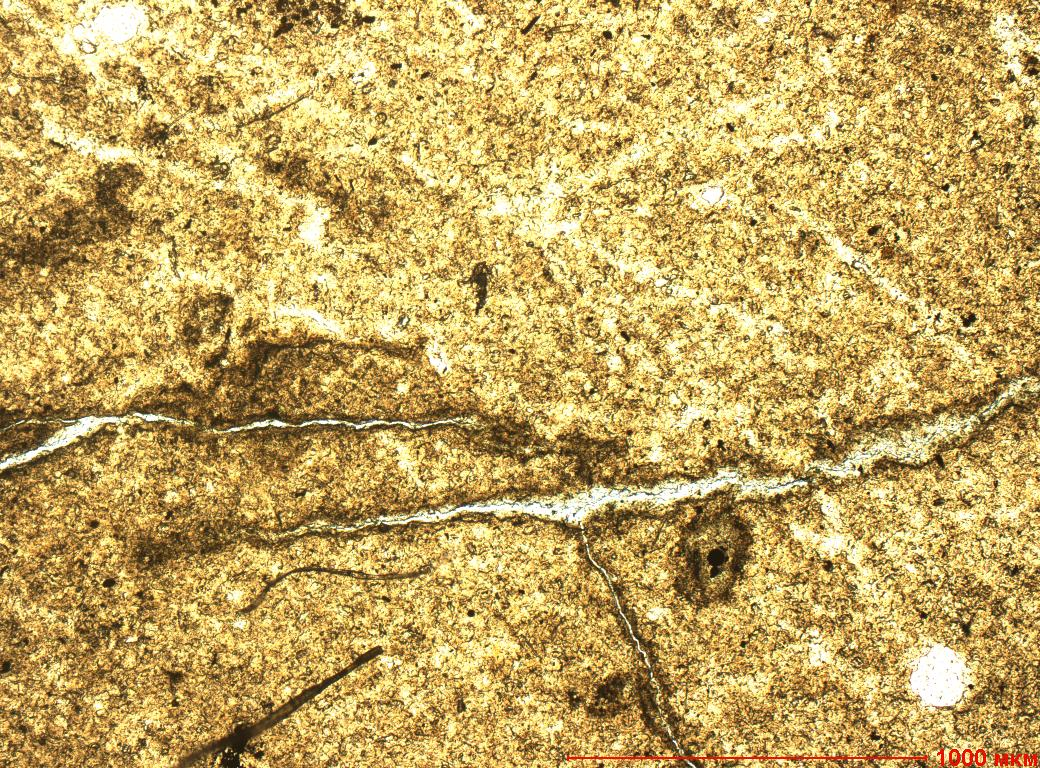
#> input picture paint0.jpeg, 1040 x 768 px
$ python -i ImageLoad.py   (imports and definitions only)   (older library calls are emulated)
#> lines starting #> are read from the running program, lines starting #| are printed output that depends on the picture; after the words box and inside, x2 and y2 are one past the last pixel; in counts of white or black regions, pixels touching at a corner belong together
#> further down, picture is the input picture: shape (768, 1040, 3); mean B, G, R 95.6, 166.2, 193.3
import cv2
import numpy as np
import skimage.exposure as exposure


class processedImage():
    def __init__(self, image):
        self.blur = cv2.bilateralFilter(image, 9, 150, 150)
        self.gray = cv2.cvtColor(self.blur, cv2.COLOR_BGR2GRAY)

        # apply sobel derivatives
        sobelx = cv2.Sobel(self.gray,cv2.CV_64F,1,0,ksize=3)
        sobely = cv2.Sobel(self.gray,cv2.CV_64F,0,1,ksize=3)
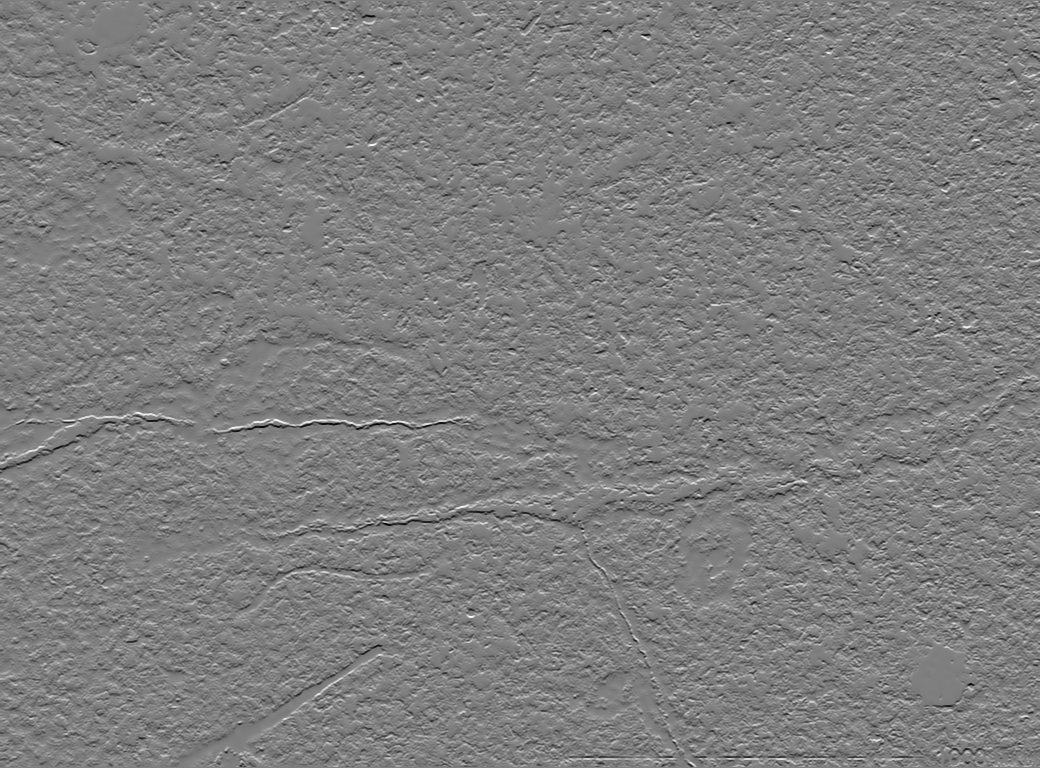
#> sobely: shape (768, 1040) float64; min -720, max 727, mean -0.3; drawn with min black and max white
        # square
        sobelx2 = cv2.multiply(sobelx,sobelx)
        sobely2 = cv2.multiply(sobely,sobely)
        # add together and take square root
        sobel_magnitude = cv2.sqrt(sobelx2 + sobely2)
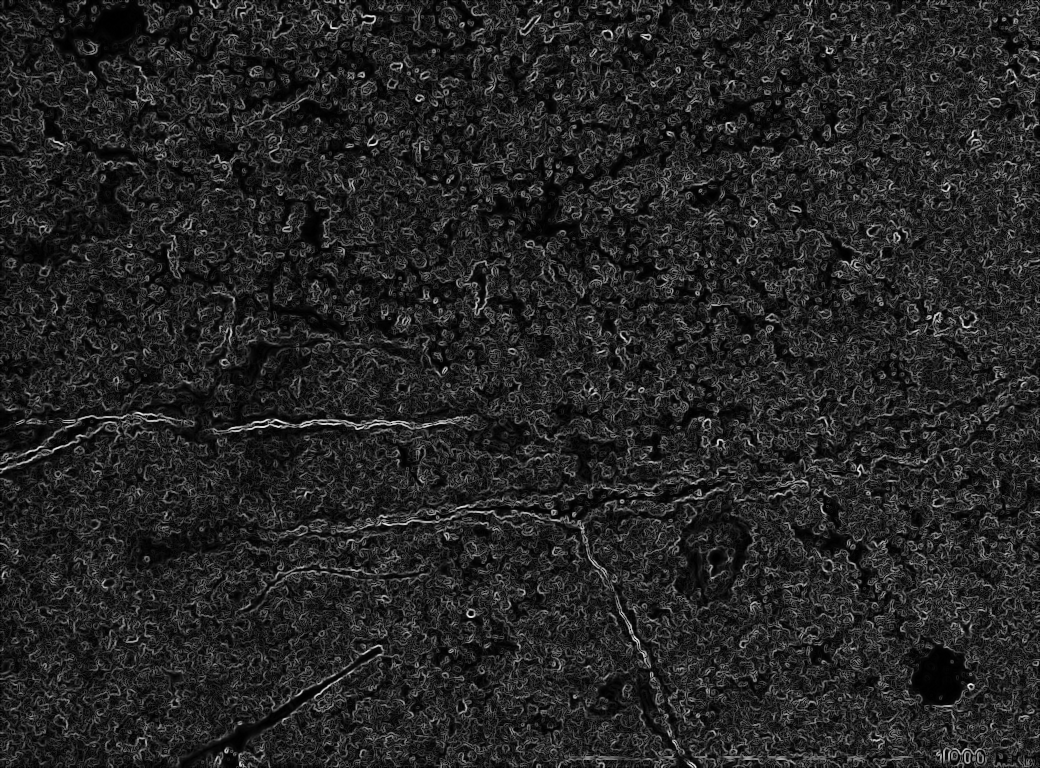
#> sobel_magnitude: shape (768, 1040) float64; min 0, max 796.2, mean 116.4; drawn with min black and max white
        # normalize to range 0 to 255 and clip negatives
        self.sobel_magnitude = exposure.rescale_intensity(sobel_magnitude, in_range='image', out_range=(0,255)).clip(80,255).astype(np.uint8)
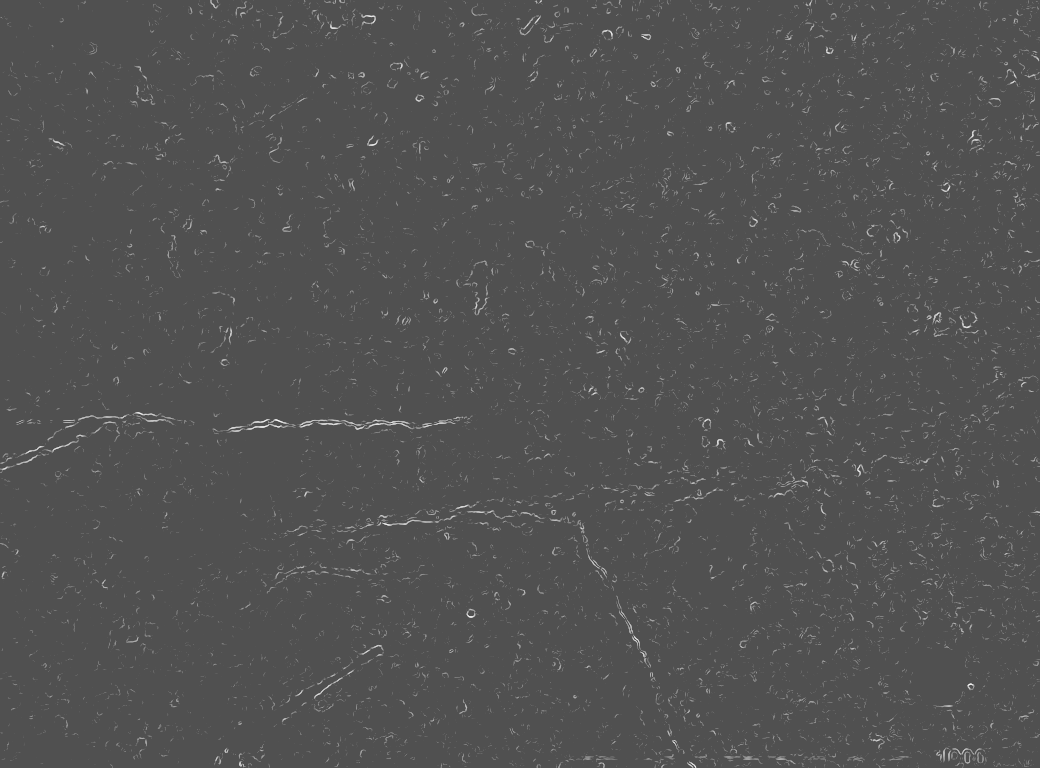
#> self.sobel_magnitude: shape (768, 1040); min 80, max 255, mean 82.1
        ret, self.thresh = cv2.threshold(self.sobel_magnitude, 138, 255, cv2.THRESH_BINARY)
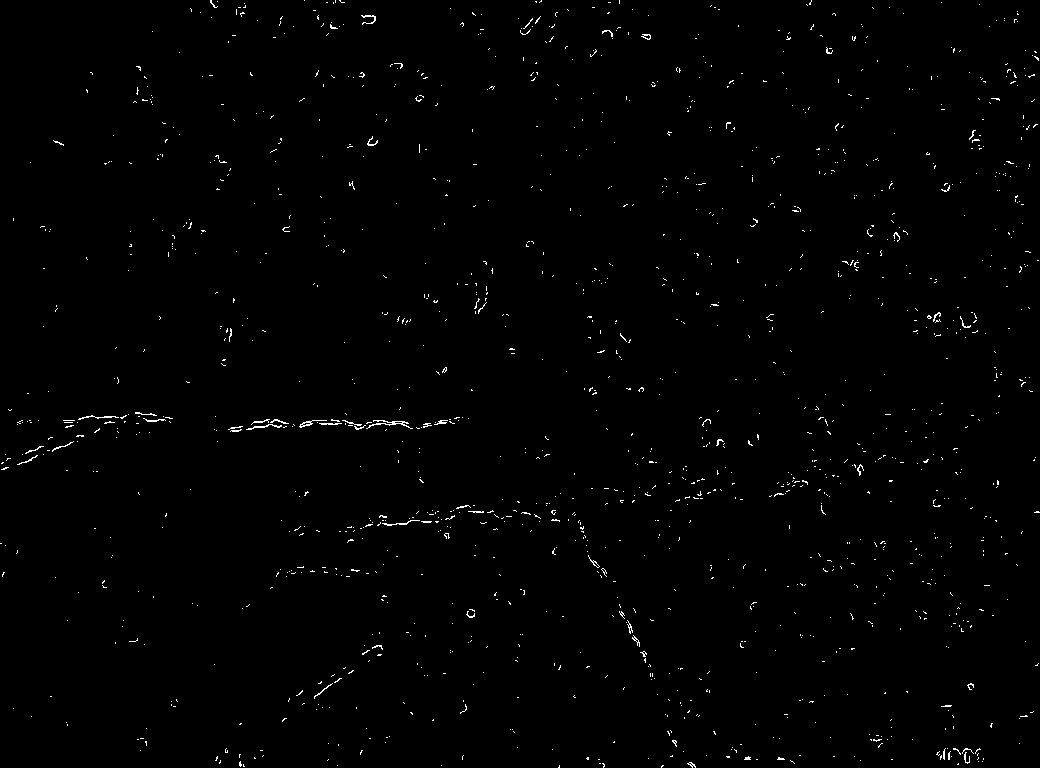
#> self.thresh: shape (768, 1040); 0.76% white in thin lines or dots

        kernel = np.ones((5,5), np.uint8)
        self.dilation = cv2.dilate(self.thresh, kernel, iterations = 1)
#> self.dilation: shape (768, 1040); 6.6% white; 842 white regions (1 under 20 px), largest, box (x1, y1, x2, y2) and area: (226, 415, 465, 434) 2208, (358, 503, 543, 531) 1657, (934, 746, 986, 766) 697
        self.closing = cv2.morphologyEx(self.dilation, cv2.MORPH_CLOSE, kernel)
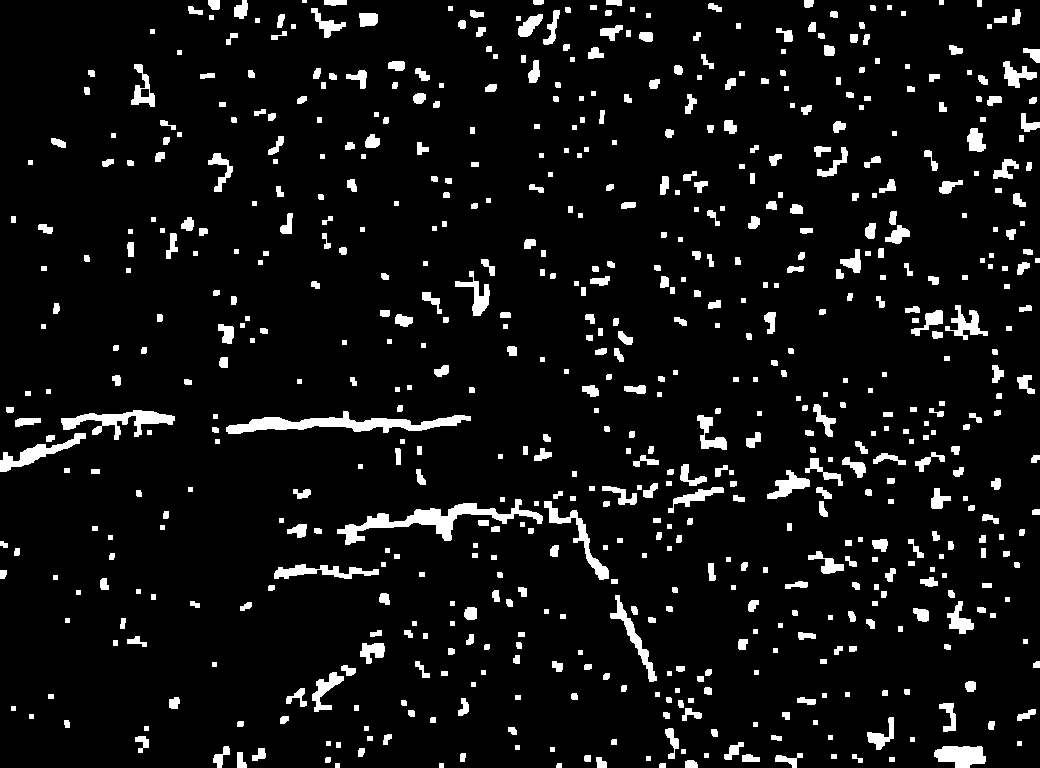
#> self.closing: shape (768, 1040); 7% white; 670 white regions (1 under 20 px)

        self.contours, self.hierarchy = cv2.findContours(self.closing, cv2.RETR_TREE, cv2.CHAIN_APPROX_NONE)
#> self.contours = 671 contours, 174 with area under 20; largest, box (x1, y1, x2, y2) and area: (337, 499, 543, 545) 2114, (226, 411, 471, 434) 2044, (61, 410, 175, 440) 1142, (0, 433, 86, 472) 813, (934, 746, 986, 768) 796; self.hierarchy = 671 rows, first 6: [1, -1, -1, -1], [2, 0, -1, -1], [3, 1, -1, -1], [4, 2, -1, -1], [5, 3, -1, -1], [6, 4, -1, -1]

    def show_image(self):
        cv2.imshow('window', self.blur)
        cv2.waitKey(0)

>>> import cv2
>>> picture = cv2.imread('paint0.jpeg')
>>> result = processedImage(picture).show_image()

$ run again, on paint3.jpeg
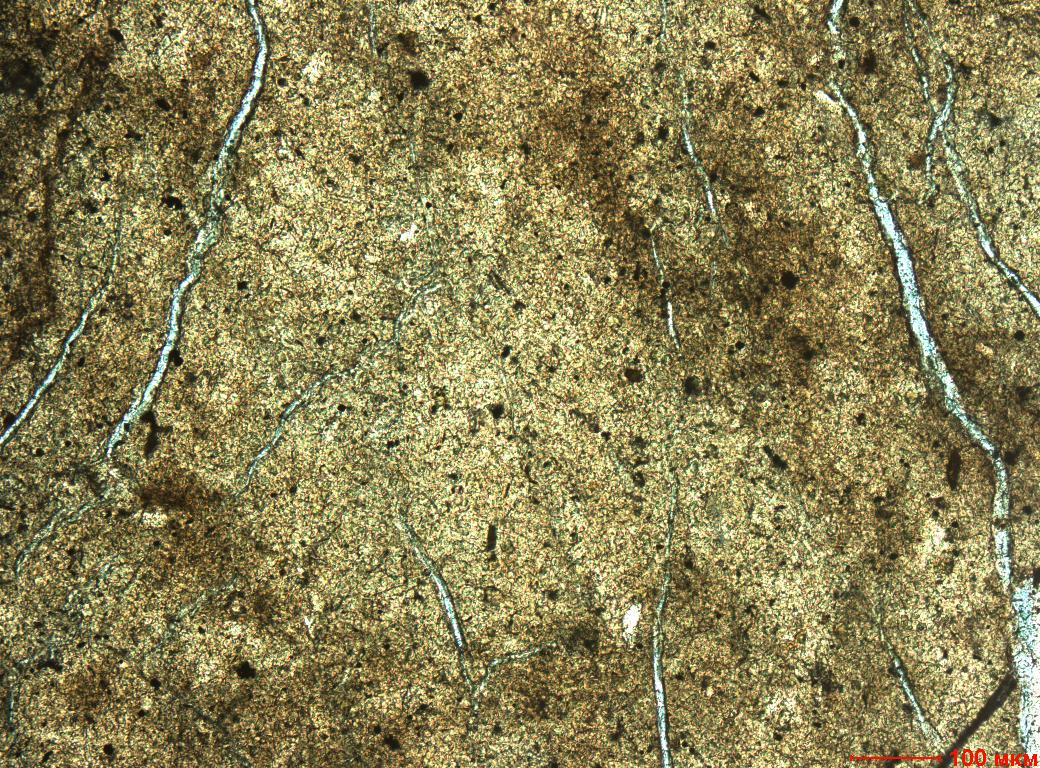
#> input picture paint3.jpeg, 1040 x 768 px
#> picture is the input picture: shape (768, 1040, 3); mean B, G, R 84.6, 129.4, 138.3
#> in __init__, `ret, self.thresh = cv2.threshold(self.sobel_magnitude, 138, 255, cv2.T..`:
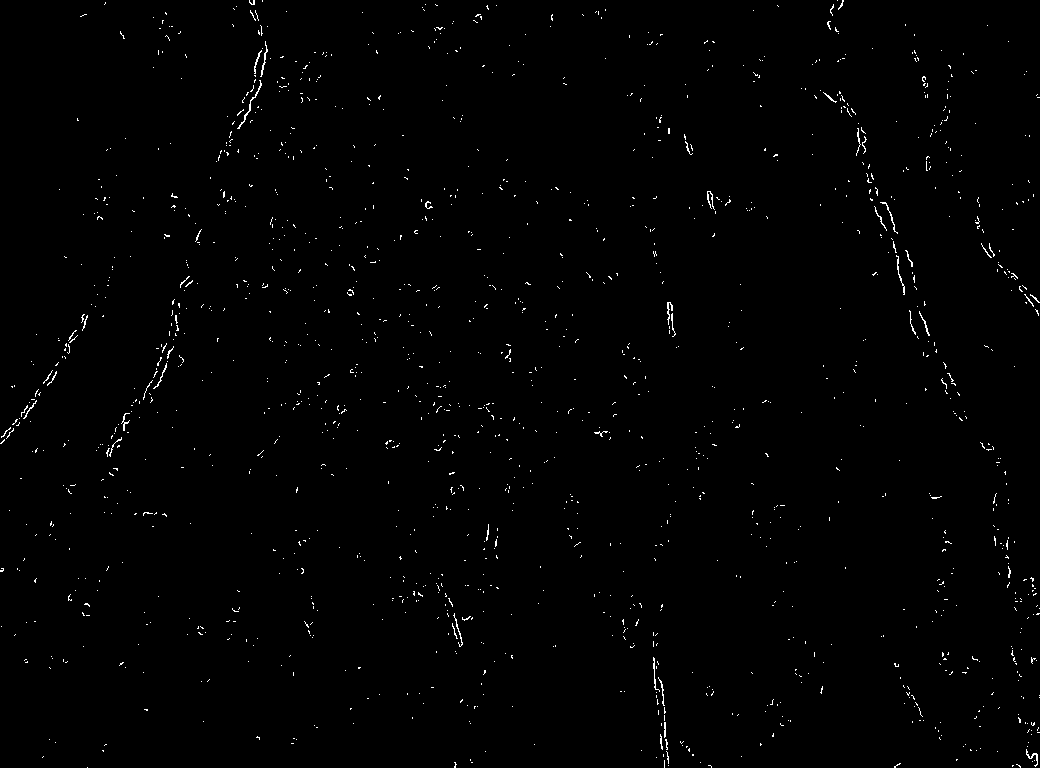
#> self.thresh: shape (768, 1040); 0.77% white in thin lines or dots
#> self.dilation: shape (768, 1040); 6.8% white; 831 white regions (1 under 20 px), largest, box (x1, y1, x2, y2) and area: (230, 39, 273, 131) 1318, (651, 655, 671, 768) 1110, (129, 341, 176, 408) 972
#> in __init__, `self.closing = cv2.morphologyEx(self.dilation, cv2.MORPH_CLOSE, kernel)`:
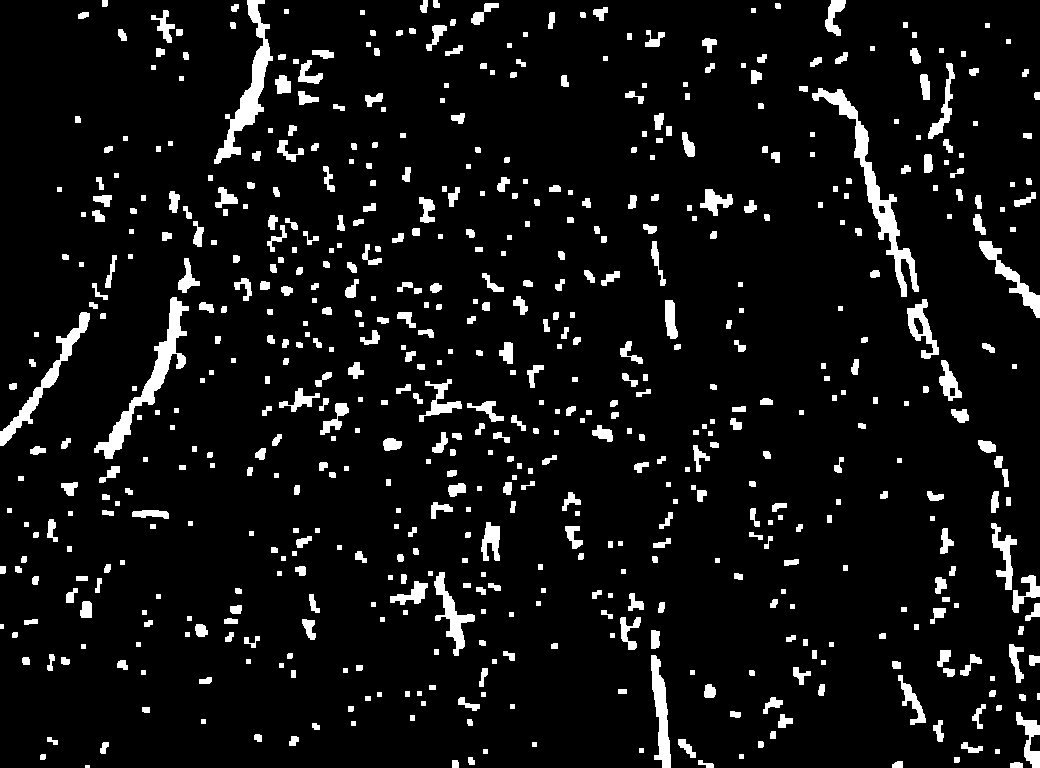
#> self.closing: shape (768, 1040); 7.3% white; 621 white regions (1 under 20 px)
#> self.contours = 624 contours, 170 with area under 20; largest, box (x1, y1, x2, y2) and area: (812, 88, 919, 297) 2648, (94, 297, 189, 459) 2282, (214, 0, 273, 164) 2057, (0, 312, 90, 446) 1410, (651, 655, 671, 768) 1078; self.hierarchy = 624 rows, first 6: [1, -1, -1, -1], [2, 0, -1, -1], [3, 1, -1, -1], [4, 2, -1, -1], [5, 3, -1, -1], [6, 4, -1, -1]
